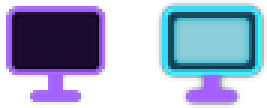
#> input picture games/11 NetWalk (Pipe Puzzle)/images/comp.png, 89 x 36 px (shown 3 times larger)
$ python -i reskin-assets.py   (imports and definitions only)
#> lines starting #> are read from the running program, lines starting #| are printed output that depends on the picture
#> in recolor_file, im is the input picture: PIL image 89x36 RGBA; mean R, G, B, A 34.7, 52.9, 83.6, 123.6
"""Re-skins game images: redraws sprites/shapes where the layout is known and
re-colours the rest with the same palette as tools/palette.js.
Run ONCE from the repo root:  python tools/reskin-assets.py   (use --force to run again)
Originals are kept in git history (git checkout -- games/*/images to undo)."""
import os, sys, math, random
import numpy as np
from PIL import Image, ImageDraw, ImageFilter, ImageFont, ImageChops

ROOT = os.path.join(os.path.dirname(os.path.abspath(__file__)), '..')
G = os.path.join(ROOT, 'games')
MARK = os.path.join(os.path.dirname(os.path.abspath(__file__)), '.assets-done')
# [2 lines not run here, left out]

# ------------------------------------------------------------------ palette (mirror of palette.js)
HUE_IN = [0, 30, 60, 120, 180, 240, 280, 330, 360]
HUE_OUT = [335, 372, 400, 525, 550, 615, 645, 680, 695]
STOP_X = [0, .5, 1]
STOP_C = np.array([[13, 5, 24], [92, 54, 156], [238, 230, 253]], dtype=np.float32)

def map_hue(h):
    h = np.mod(h, 360)
    return np.mod(np.interp(h, HUE_IN, HUE_OUT), 360)

def rgb2hsl(rgb):
    r, g, b = rgb[..., 0] / 255, rgb[..., 1] / 255, rgb[..., 2] / 255
    mx, mn = np.maximum(np.maximum(r, g), b), np.minimum(np.minimum(r, g), b)
    l = (mx + mn) / 2
    d = mx - mn
    s = np.where(d == 0, 0, np.where(l > .5, d / np.maximum(2 - mx - mn, 1e-6), d / np.maximum(mx + mn, 1e-6)))
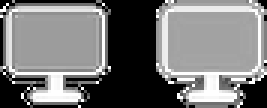
#> s: shape (36, 89) float32 (shown 3 times larger); min 0, max 1, mean 0.463
    dd = np.maximum(d, 1e-6)
    h = np.where(mx == r, (g - b) / dd + np.where(g < b, 6, 0), np.where(mx == g, (b - r) / dd + 2, (r - g) / dd + 4)) * 60
    h = np.where(d == 0, 0, h)
    return h, s, l

def hsl2rgb(h, s, l):
    h = np.mod(h, 360) / 360
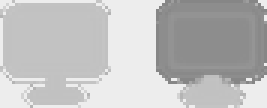
#> h: shape (36, 89) float64 (shown 3 times larger); min 0.528, max 0.931, mean 0.753
    q = np.where(l < .5, l * (1 + s), l + s - l * s)
    p = 2 * l - q
    def f(t):
        t = np.mod(t, 1)
        return np.where(t < 1 / 6, p + (q - p) * 6 * t, np.where(t < .5, q, np.where(t < 2 / 3, p + (q - p) * (2 / 3 - t) * 6, p)))
    out = np.stack([f(h + 1 / 3), f(h), f(h - 1 / 3)], -1) * 255
#> in f (call 3), `t = np.mod(t, 1)`:
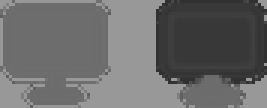
#> t: shape (36, 89) float64 (shown 3 times larger); min 0.194, max 0.597, mean 0.42
    gray = np.stack([l * 255] * 3, -1)
    return np.where((s == 0)[..., None], gray, out)

def map_rgb(rgb):
    rgb = rgb.astype(np.float32)
    h, s, l = rgb2hsl(rgb)
    lum = (.2126 * rgb[..., 0] + .7152 * rgb[..., 1] + .0722 * rgb[..., 2]) / 255
    chroma = (rgb.max(-1) - rgb.min(-1)) / 255
    neutral = np.stack([np.interp(lum, STOP_X, STOP_C[:, k]) for k in range(3)], -1)
    hs = hsl2rgb(map_hue(h), np.minimum(1, s * 1.08) * 0 + np.minimum(1, s * 1.4 + .15), l)
    k = np.clip(chroma / .14, 0, 1)[..., None]
    soft = neutral * (1 - k) + hs * k
    sat = hsl2rgb(map_hue(h), np.minimum(1, s * 1.08), np.clip(l * .96 + .02, .06, .92))
#> in hsl2rgb (call 2), `q = np.where(l < .5, l * (1 + s), l + s - l * s)`:
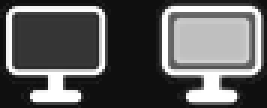
#> q: shape (36, 89) float32 (shown 3 times larger); min 0.06, max 1, mean 0.369
#> in f (call 5), `return np.where(t < 1 / 6, p + (q - p) * 6 * t, np.where(t < .5, q, np..`:
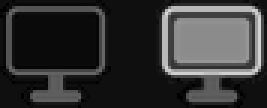
#> returned value: shape (36, 89) float64 (shown 3 times larger); min 0, max 0.842, mean 0.206
#> in hsl2rgb (call 2), `out = np.stack([f(h + 1 / 3), f(h), f(h - 1 / 3)], -1) * 255`:
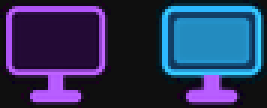
#> out: shape (36, 89, 3) float64 (shown 3 times larger); mean of channels 0, 1, 2 43.5, 52.4, 94; drawn as R, G, B
    return np.where((chroma < .14)[..., None], soft, sat)

def recolor(im):
    im = im.convert('RGBA')
    a = np.array(im)
    a[..., :3] = np.clip(map_rgb(a[..., :3]), 0, 255).astype(np.uint8)
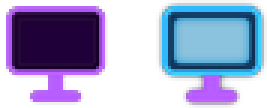
#> a: shape (36, 89, 4) (shown 3 times larger); mean R, G, B, A 42.2, 46.8, 96.7, 123.6; transparent parts drawn white
    return Image.fromarray(a, 'RGBA')

SYN_X = [0, .35, .7, 1]
SYN_C = np.array([[13, 5, 24], [92, 40, 150], [255, 79, 163], [255, 196, 110]], dtype=np.float32)

# [11 lines left out: function synth, not called in this run]

STYLIZE = {
    '08 Outrun/images/bg.png': .72, '08 Outrun/images/1.png': .55, '08 Outrun/images/2.png': .55, '08 Outrun/images/3.png': .55,
    '08 Outrun/images/4.png': .55, '08 Outrun/images/5.png': .55, '08 Outrun/images/6.png': .55, '08 Outrun/images/7.png': .55,
    '15 Volleyball/images/background.PNG': .75, '07 Racing (Top Down)/images/background.png': .6,
    '13 Tron/background.jpg': .8, '14 Chess/images/board.png': .85, '14 Chess/images/board0.png': .85, '12 Mahjong Solitaire/files/background.png': .75,
}

def recolor_file(path, k=None):
    im = Image.open(path)
    out = synth(im, k) if k else recolor(im)
    if path.lower().endswith(('.jpg', '.jpeg')):
        out.convert('RGB').save(path, quality=92)
    else:
        out.save(path)

# ------------------------------------------------------------------ drawing helpers
SS = 4
INK = (13, 5, 24)
PINK, CYAN, AMBER, MINT = (255, 79, 163), (56, 225, 255), (255, 180, 84), (61, 224, 176)
VIOLET, CORAL, BLUE, LAV = (163, 98, 255), (255, 122, 89), (79, 139, 255), (204, 214, 246)

def canvas(w, h, color=(0, 0, 0, 0)):
    return Image.new('RGBA', (w * SS, h * SS), color)

def finish(im, w, h):
    return im.resize((w, h), Image.LANCZOS)

def lighten(c, t):
    return tuple(int(v + (255 - v) * t) for v in c)

def darken(c, t):
    return tuple(int(v * (1 - t)) for v in c)

# [13 lines left out: functions vgrad, glow, not called in this run]

def rrect(d, box, r, fill=None, outline=None, width=1):
    d.rounded_rectangle([v * SS for v in box], radius=r * SS, fill=fill, outline=outline, width=width * SS)

# [39 lines left out: functions glass_tile, poly_pts, shape_gem, not called in this run]

def save(im, rel):
    im.save(os.path.join(G, rel))

# [30 lines left out: functions font, night_bg, not called in this run]

# ------------------------------------------------------------------ per-game sprites
TILE_COLORS = [BLUE, VIOLET, PINK, MINT, AMBER, CYAN, CORAL, BLUE]

# [223 lines left out: functions tiles_sheet, tetris, xonix, snake, bejeweled, fifteen and 4 more, not called in this run]

# ------------------------------------------------------------------ run
# [2 lines not run here, left out]

REDRAWN = {'01 Tetris', '09 Xonix', '04 Snake', '10 Bejeweled', '06 Fifteen-Puzzle'}
SKIP = {  # files already redrawn above
    '01 Tetris/images/tiles.png', '01 Tetris/images/frame.png', '01 Tetris/images/background.png',
    '09 Xonix/images/tiles.png', '09 Xonix/images/enemy.png', '09 Xonix/images/gameover.png',
    '04 Snake/images/green.png', '04 Snake/images/red.png', '04 Snake/images/white.png',
    '10 Bejeweled/images/gems.png', '10 Bejeweled/images/cursor.png', '10 Bejeweled/images/background.png',
    '06 Fifteen-Puzzle/images/15.png', '07 Racing (Top Down)/images/car.png',
    '02 Doodle Jump/images/doodle.png', '02 Doodle Jump/images/platform.png', '02 Doodle Jump/images/background.png',
    '03 Arkanoid/images/ball.png', '03 Arkanoid/images/paddle.png', '03 Arkanoid/images/background.jpg',
    '16 Asteroids/images/rock.png', '16 Asteroids/images/rock_small.png', '16 Asteroids/images/background.jpg',
}
# [2 lines not run here, left out]

n = 0
# [12 lines not run here, left out]

>>> result = recolor_file('../games/11 NetWalk (Pipe Puzzle)/images/comp.png')
